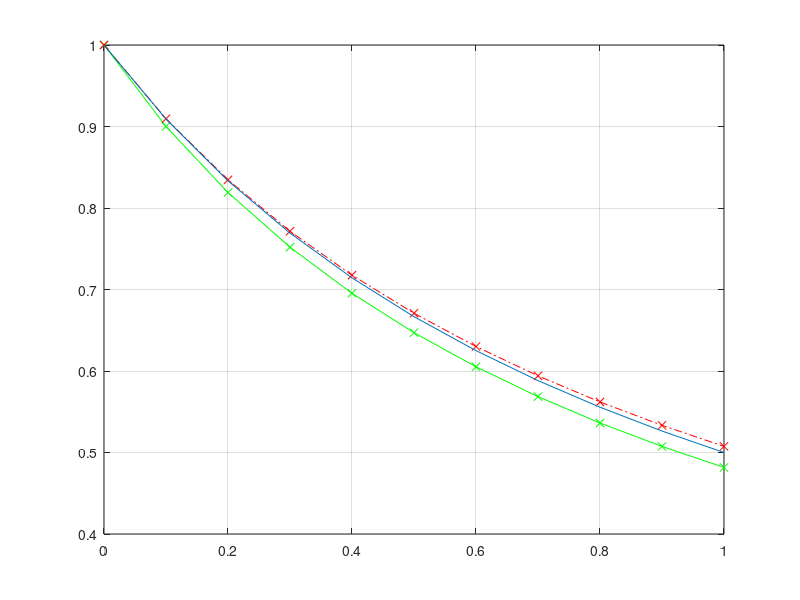

Recreate this plot in MATLAB.
h=0.1;
t=0:h:1;
N=length(t);
y=zeros(1,N);
y1=zeros(1,N);
y(1,1)=1;
y1(1,1)=1;

for k=2:N
    y(1,k) = y(1,k-1)+0.1*(-(y(1,k-1)*y(1,k-1)));
end

for k=2:N
    y1(1,k) = y1(1,k-1)+0.05*(-y1(1,k-1)^2-y(1,k)^2);
end
y3=1./(1+t);


plot(t,y,'-xg');
hold on;
grid on;
plot(t,y1,'-.xr');
hold on;
plot(t,y3);
hold off;